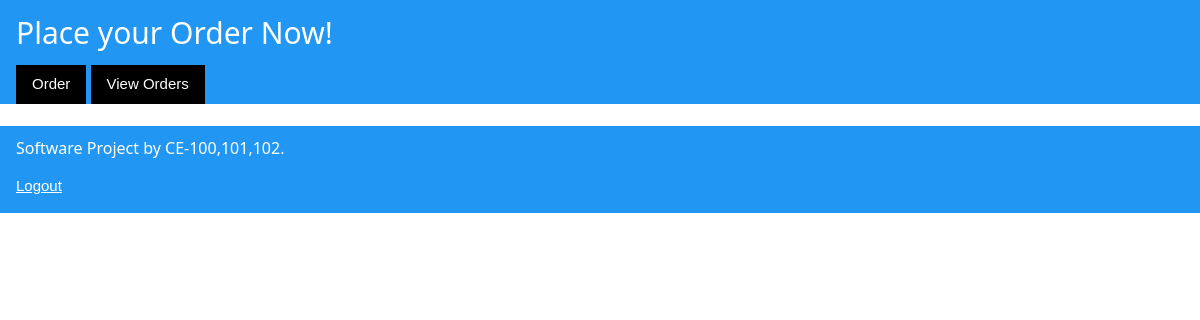
Page /order/view/ (signed in) on the earlier database version.
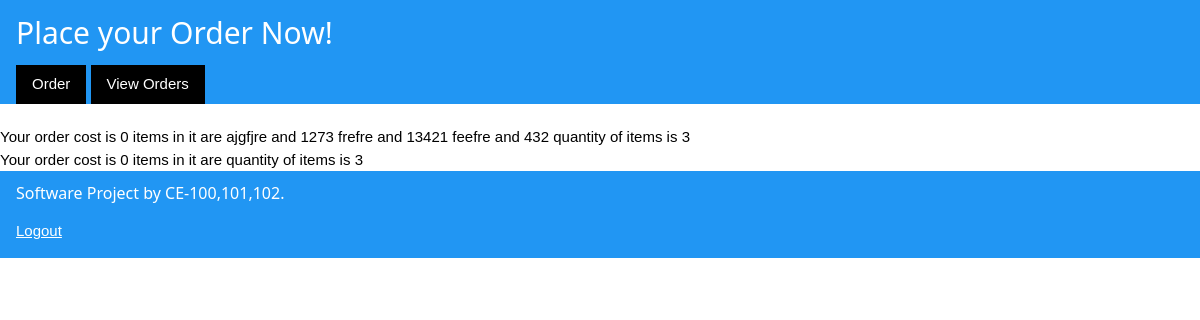
Same page on the later database version.
### order/models.py (models this page shows)
class Order(models.Model):
    ORDERID = models.UUIDField( primary_key=True , default = uuid.uuid4)
    Items = models.ManyToManyField(Items,symmetrical = False)   #Foreign key to Items
    user = models.ForeignKey(Client , on_delete = models.SET_NULL , null = True)  #Foreign key to Client
    payment_status = models.BooleanField(default = False)
    time_placed = models.DateTimeField( default = timezone.now)
    quantity = models.IntegerField()
    order_status = models.CharField(max_length=20) #add choices
    discount = models.IntegerField()
    price = models.IntegerField()

### restaurant/models.py (models this page shows)
class Items(models.Model):
    ITEMID = models.UUIDField(primary_key = True , default = uuid.uuid4)  #come up with a regex for itemid
    item_name = models.CharField(max_length = 20)
    image = models.ImageField(upload_to = 'images/' , default='images/none/noimg.png')
    item_price = models.PositiveIntegerField()
    reviews = models.CharField(max_length=100)

### order/views.py (the view)
@login_required
def view_orders(request):
    orders = Order.objects.filter(user = Client.objects.get(User =request.user ))
    return render(request , 'order/view_orders.html' , {'orders' : orders })

### order/templates/order/view_orders.html
{% extends 'order/base.html' %}
{% block content %}
{% for order in orders %}
    Your order cost is {{ order.price }}
    items in it are
        {% for item in order.Items.all %}
            {{ item.item_name }} and {{ item.item_price }}
        {% endfor %}
    quantity of items is {{ order.quantity }} <br>
{% endfor %}
{% endblock %}

Differences in the rows shown:
added Order: price "0", quantity "3"
added Items: item_name "ajgfjre", item_price "1273"
now on this page (row unchanged): Items: item_name "frefre", item_price "13421"
now on this page (row unchanged): Items: item_name "feefre", item_price "432"
added Order: price "0", quantity "3"
